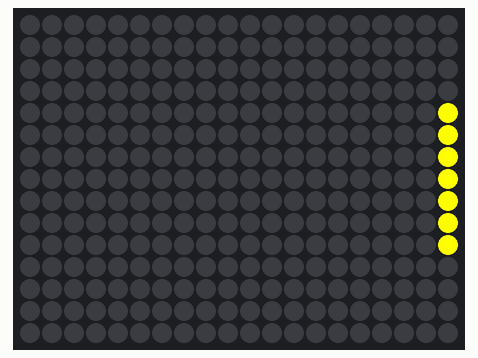
Bench run of a sketch on a simulated Arduino Uno, built with avr-gcc and run on an emulated ATmega328P. On the bench: 20×15 RGB LED matrix (first LED top left, wired row by row). The strip is taken to match the declared colour order.

Above: at 0.21 s.
At 5.15 s:
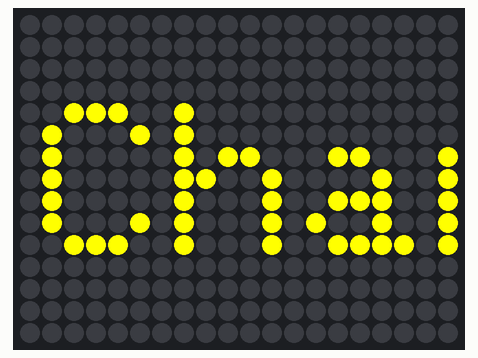
At 10.08 s:
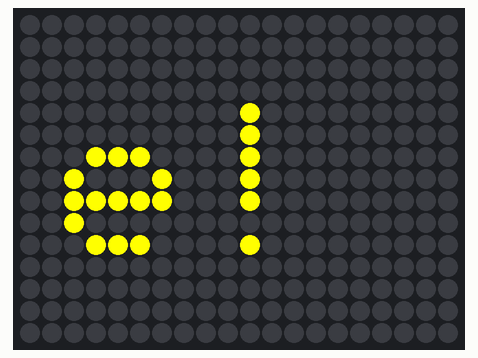
At 20.08 s:
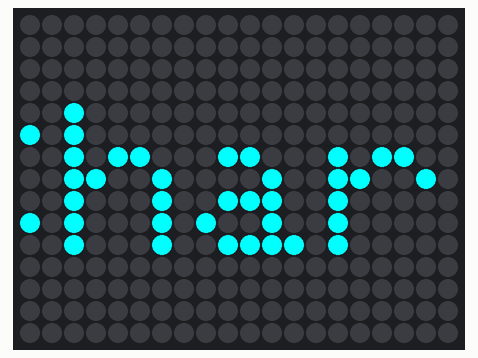
At 29.94 s:
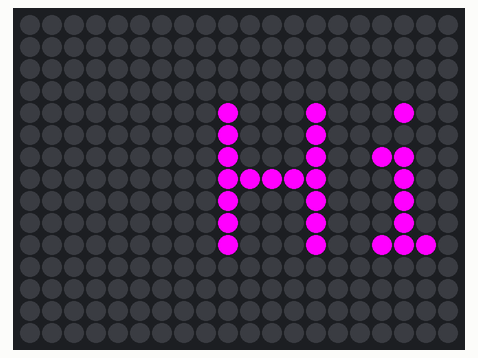
At 39.92 s:
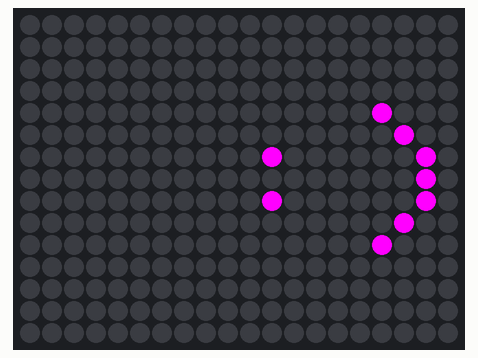

The sketch:

matrixtest.ino
```cpp
// Adafruit_NeoMatrix example for single NeoPixel Shield.
// Scrolls 'Howdy' across the matrix in a portrait (vertical) orientation.

#include <Adafruit_GFX.h>
#include <Adafruit_NeoMatrix.h>
#include <Adafruit_NeoPixel.h>
#ifndef PSTR
 #define PSTR // Make Arduino Due happy
#endif

#define PIN 6

// MATRIX DECLARATION:
// Parameter 1 = width of NeoPixel matrix
// Parameter 2 = height of matrix
// Parameter 3 = pin number (most are valid)
// Parameter 4 = matrix layout flags, add together as needed:
//   NEO_MATRIX_TOP, NEO_MATRIX_BOTTOM, NEO_MATRIX_LEFT, NEO_MATRIX_RIGHT:
//     Position of the FIRST LED in the matrix; pick two, e.g.
//     NEO_MATRIX_TOP + NEO_MATRIX_LEFT for the top-left corner.
//   NEO_MATRIX_ROWS, NEO_MATRIX_COLUMNS: LEDs are arranged in horizontal
//     rows or in vertical columns, respectively; pick one or the other.
//   NEO_MATRIX_PROGRESSIVE, NEO_MATRIX_ZIGZAG: all rows/columns proceed
//     in the same order, or alternate lines reverse direction; pick one.
//   See example below for these values in action.
// Parameter 5 = pixel type flags, add together as needed:
//   NEO_KHZ800  800 KHz bitstream (most NeoPixel products w/WS2812 LEDs)
//   NEO_KHZ400  400 KHz (classic 'v1' (not v2) FLORA pixels, WS2811 drivers)
//   NEO_GRB     Pixels are wired for GRB bitstream (most NeoPixel products)
//   NEO_GRBW    Pixels are wired for GRBW bitstream (RGB+W NeoPixel products)
//   NEO_RGB     Pixels are wired for RGB bitstream (v1 FLORA pixels, not v2)


// Example for NeoPixel Shield.  In this application we'd like to use it
// as a 5x8 tall matrix, with the USB port positioned at the top of the
// Arduino.  When held that way, the first pixel is at the top right, and
// lines are arranged in columns, progressive order.  The shield uses
// 800 KHz (v2) pixels that expect GRB color data.
Adafruit_NeoMatrix matrix = Adafruit_NeoMatrix(20, 15, PIN,
  NEO_MATRIX_TOP     + NEO_MATRIX_LEFT +
  NEO_MATRIX_ROWS + NEO_MATRIX_ZIGZAG,
  NEO_RGB            + NEO_KHZ800);

const uint16_t colors[] = {
  matrix.Color(255, 255, 0), matrix.Color(0, 255, 255), matrix.Color(255, 0, 255) };

void setup() {
  matrix.begin();
  matrix.setTextWrap(false);
  matrix.setBrightness(255);
  matrix.setTextColor(colors[0]);
}

int x    = matrix.width();
int pass = 0;

void loop() {
  matrix.fillScreen(0);
  matrix.setCursor(x, 4);
  matrix.print(F("Hi Charlie! :)"));
  if(--x < -6*14) {
    x = matrix.width();
    if(++pass >= 3) pass = 0;
    matrix.setTextColor(colors[pass]);
  }
  matrix.show();
  delay(100);
}
```
